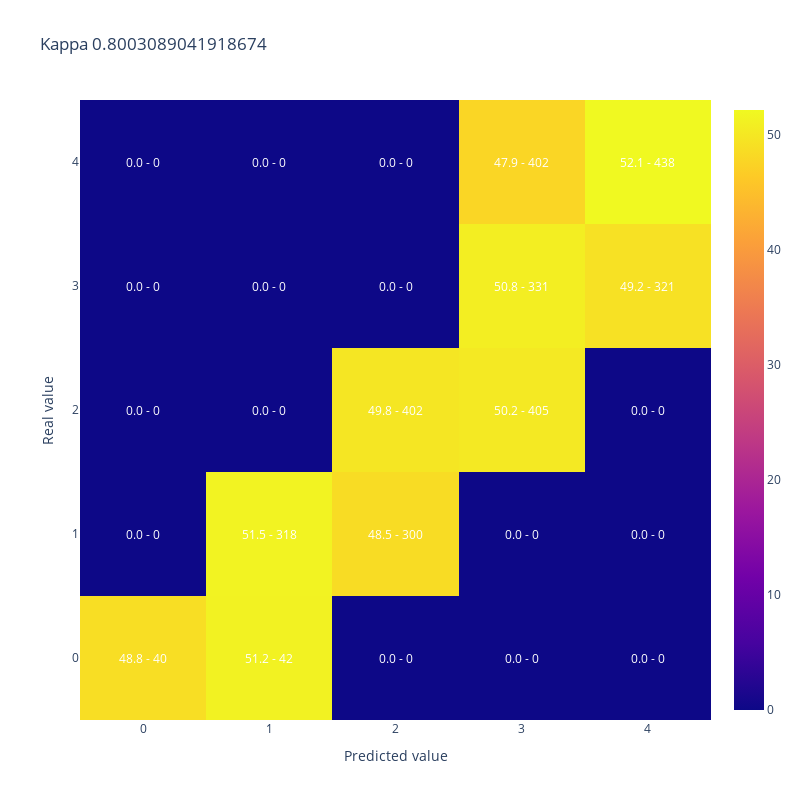

Notebook code cell kept with this figure:
### Code cell
#A modo de ejemplo muestro kappa y matriz de confusion para 50% de aciertos donde los errores quedan cerca de la clase correcta
y_simulado_cerca = [y_test.iloc[sample] if random_list[sample]<50/100 else y_cerca[sample] for sample in range(len(y_test))]

display(plot_confusion_matrix(y_test,y_simulado_cerca, 
                              title = "Kappa " + str(cohen_kappa_score(y_test,y_simulado_cerca, weights = 'quadratic'))))

### Figure 1 — Plotly figure (JSON) as saved in the notebook; plotly's stock layout.template omitted (floating-point values rounded to 4 significant figures)
{"data": [{"type": "heatmap", "x": [0, 1, 2, 3, 4], "y": [0, 1, 2, 3, 4], "z": [[48.78, 51.22, 0.0, 0.0, 0.0], [0.0, 51.46, 48.54, 0.0, 0.0], [0.0, 0.0, 49.81, 50.19, 0.0], [0.0, 0.0, 0.0, 50.77, 49.23], [0.0, 0.0, 0.0, 47.86, 52.14]]}], "layout": {"annotations": [{"font": {"color": "white"}, "showarrow": false, "text": "48.8 - 40", "x": 0, "xref": "x", "y": 0, "yref": "y"}, {"font": {"color": "white"}, "showarrow": false, "text": "51.2 - 42", "x": 1, "xref": "x", "y": 0, "yref": "y"}, {"font": {"color": "white"}, "showarrow": false, "text": "0.0 - 0", "x": 2, "xref": "x", "y": 0, "yref": "y"}, {"font": {"color": "white"}, "showarrow": false, "text": "0.0 - 0", "x": 3, "xref": "x", "y": 0, "yref": "y"}, {"font": {"color": "white"}, "showarrow": false, "text": "0.0 - 0", "x": 4, "xref": "x", "y": 0, "yref": "y"}, {"font": {"color": "white"}, "showarrow": false, "text": "0.0 - 0", "x": 0, "xref": "x", "y": 1, "yref": "y"}, {"font": {"color": "white"}, "showarrow": false, "text": "51.5 - 318", "x": 1, "xref": "x", "y": 1, "yref": "y"}, {"font": {"color": "white"}, "showarrow": false, "text": "48.5 - 300", "x": 2, "xref": "x", "y": 1, "yref": "y"}, {"font": {"color": "white"}, "showarrow": false, "text": "0.0 - 0", "x": 3, "xref": "x", "y": 1, "yref": "y"}, {"font": {"color": "white"}, "showarrow": false, "text": "0.0 - 0", "x": 4, "xref": "x", "y": 1, "yref": "y"}, {"font": {"color": "white"}, "showarrow": false, "text": "0.0 - 0", "x": 0, "xref": "x", "y": 2, "yref": "y"}, {"font": {"color": "white"}, "showarrow": false, "text": "0.0 - 0", "x": 1, "xref": "x", "y": 2, "yref": "y"}, {"font": {"color": "white"}, "showarrow": false, "text": "49.8 - 402", "x": 2, "xref": "x", "y": 2, "yref": "y"}, {"font": {"color": "white"}, "showarrow": false, "text": "50.2 - 405", "x": 3, "xref": "x", "y": 2, "yref": "y"}, {"font": {"color": "white"}, "showarrow": false, "text": "0.0 - 0", "x": 4, "xref": "x", "y": 2, "yref": "y"}, {"font": {"color": "white"}, "showarrow": false, "text": "0.0 - 0", "x": 0, "xref": "x", "y": 3, "yref": "y"}, {"font": {"color": "white"}, "showarrow": false, "text": "0.0 - 0", "x": 1, "xref": "x", "y": 3, "yref": "y"}, {"font": {"color": "white"}, "showarrow": false, "text": "0.0 - 0", "x": 2, "xref": "x", "y": 3, "yref": "y"}, {"font": {"color": "white"}, "showarrow": false, "text": "50.8 - 331", "x": 3, "xref": "x", "y": 3, "yref": "y"}, {"font": {"color": "white"}, "showarrow": false, "text": "49.2 - 321", "x": 4, "xref": "x", "y": 3, "yref": "y"}, {"font": {"color": "white"}, "showarrow": false, "text": "0.0 - 0", "x": 0, "xref": "x", "y": 4, "yref": "y"}, {"font": {"color": "white"}, "showarrow": false, "text": "0.0 - 0", "x": 1, "xref": "x", "y": 4, "yref": "y"}, {"font": {"color": "white"}, "showarrow": false, "text": "0.0 - 0", "x": 2, "xref": "x", "y": 4, "yref": "y"}, {"font": {"color": "white"}, "showarrow": false, "text": "47.9 - 402", "x": 3, "xref": "x", "y": 4, "yref": "y"}, {"font": {"color": "white"}, "showarrow": false, "text": "52.1 - 438", "x": 4, "xref": "x", "y": 4, "yref": "y"}], "height": 800, "title": {"text": "Kappa 0.8003089041918674"}, "width": 800, "xaxis": {"title": {"text": "Predicted value"}}, "yaxis": {"title": {"text": "Real value"}}}}
